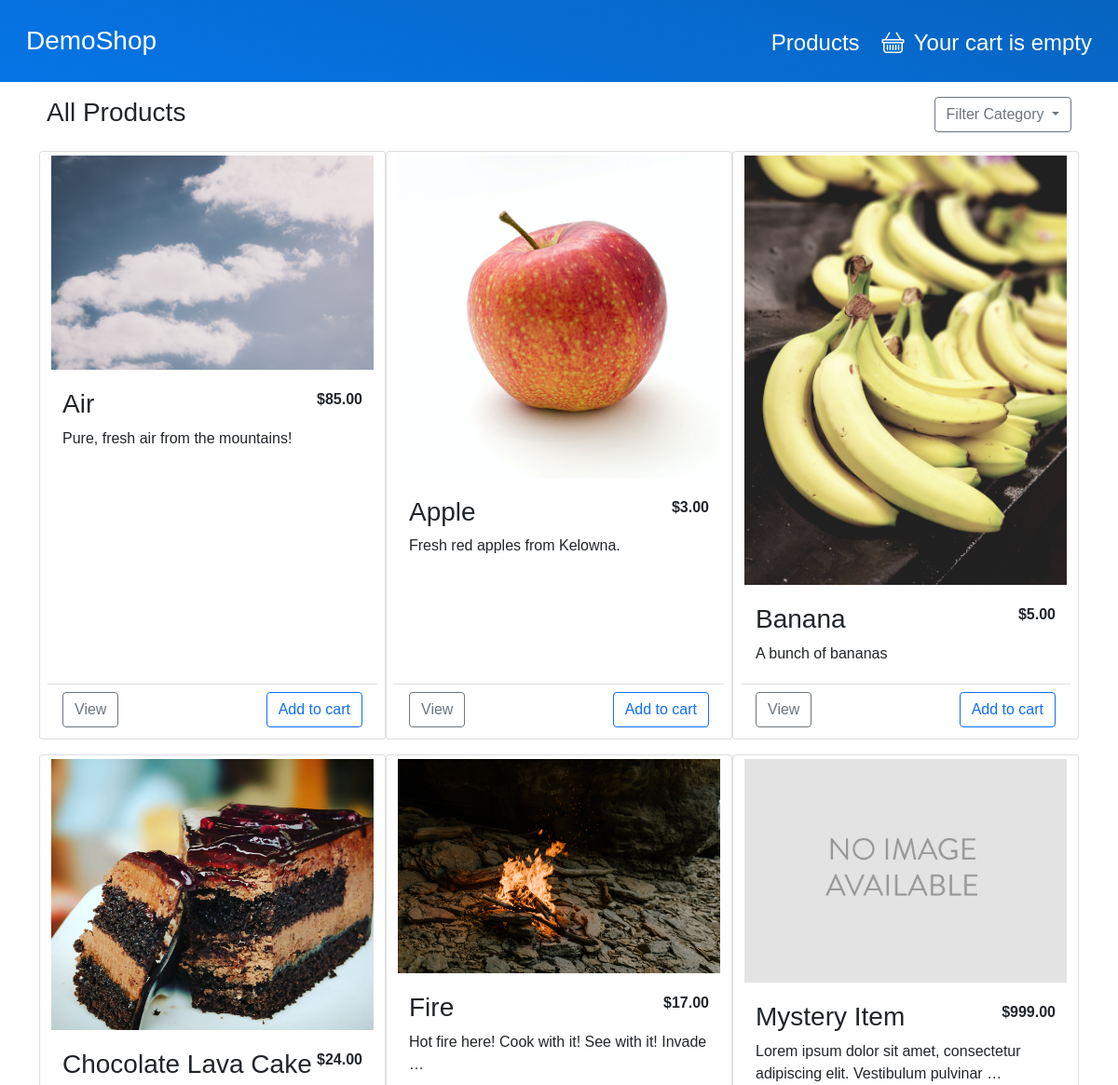
Before: /products/ (upper part) with the older database file.
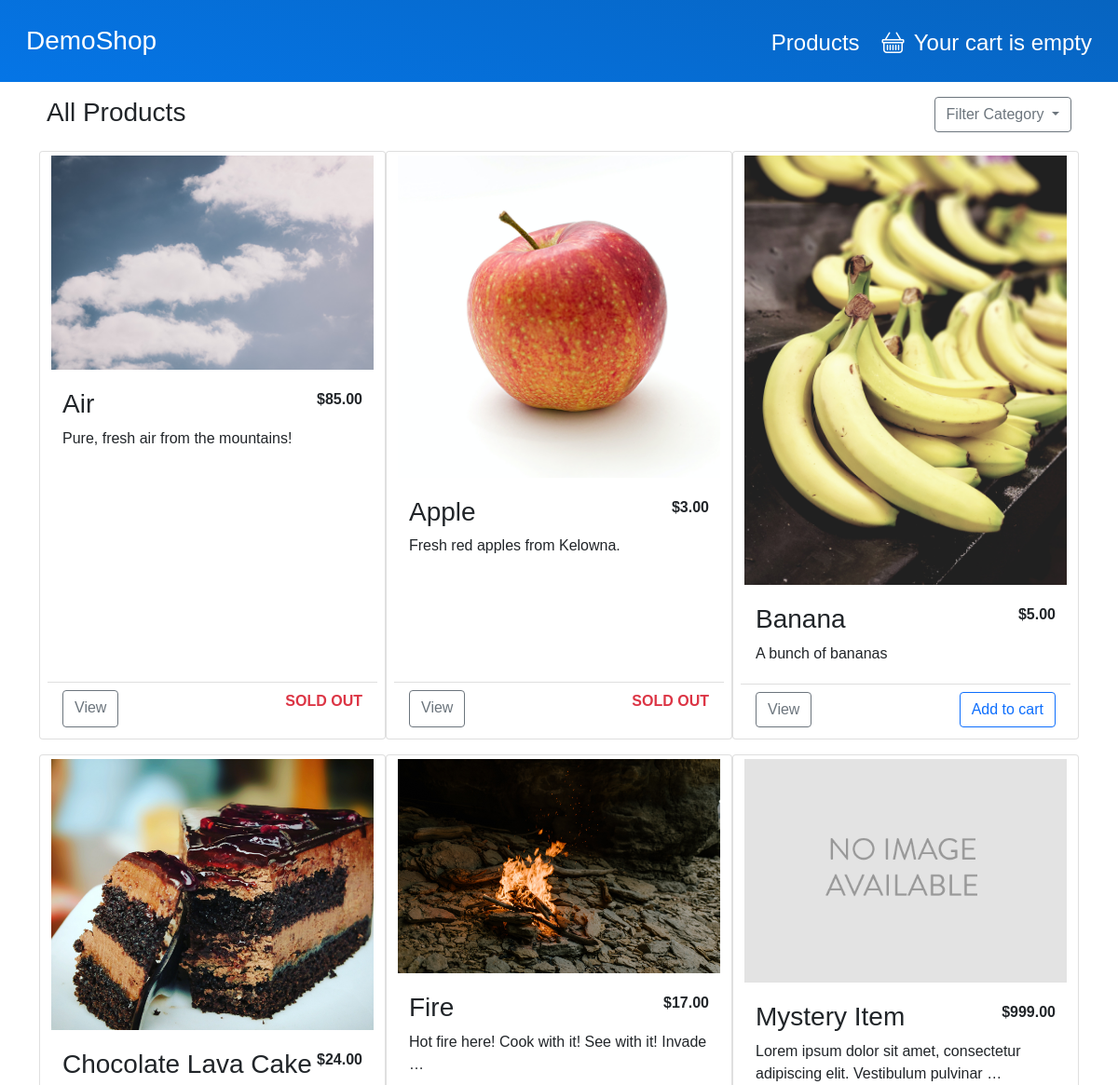
After: the same page with the newer database file.
### shop/models.py (models this page shows, shortened)
class Product(models.Model):
    category = models.ForeignKey(Category,
                                 related_name='products',
                                 on_delete=models.CASCADE)
    name = models.CharField(max_length=200, db_index=True)
    slug = models.SlugField(max_length=200, db_index=True)
    image = models.ImageField(upload_to='products/%Y/%m/%d',
                              default='products/no_image.png')
    description = models.TextField(blank=True)
    price = models.DecimalField(max_digits=10, decimal_places=2)
    available = models.BooleanField(default=True)
    featured = models.BooleanField(default=False)
    created = models.DateTimeField(auto_now_add=True)
    updated = models.DateTimeField(auto_now=True)
    class Meta:
        ordering = ('name',)
        index_together = (('id', 'slug'),)
    def get_absolute_url(self):
        return reverse('shop:product_detail', args=[self.id, self.slug])

### shop/views.py (the view)
# urls.py: path('products/', views.product_list, name='product_list'),
def product_list(request, category_slug=None):
    category = None
    categories = Category.objects.all()
    products = Product.objects.all()
    if category_slug:
        category = get_object_or_404(Category, slug=category_slug)
        products = products.filter(category=category)
    context = {
        'category': category,
        'categories': categories,
        'products': products,
    }
    return render(request, 'shop/product/list.html', context)

### cart/cart.py (called while the page is built)
    def __len__(self):
        return sum(item['quantity'] for item in self.cart.values())

### cart/context_processors.py (called while the page is built)
def cart(request):
    return {
        'cart': Cart(request),
    }

### shop/models.py (called while the page is built)
    def __str__(self):
        return self.name

### shop/templates/shop/product/list.html (shortened to what this page needs)
{% extends 'base.html' %}
{% load  static %}
{% block content %}
    <div class="container">
        <div class="d-flex justify-content-between align-self-start my-3 px-2">
            <h3>
                {% if category %}
                    {{ category }}
                {% else %}
                    All Products
                {% endif %}
            </h3>
            <div class="dropdown">
                <button class="btn btn-outline-secondary dropdown-toggle"
                        type="button"
                        id="dropdownMenuButton1"
                        data-bs-toggle="dropdown"
                        aria-expanded="false">
                    Filter Category
                </button>
            </div>
        </div>
        <div class="row">
            <div class="container min-vh-100" id="featured">
                <div class="row row-cols-1 row-cols-sm-1 row-cols-md-2 row-cols-lg-3 g-3 px-2">
                    {% for product in products %}
                        {% include 'shop/product/product_card.html' %}
                    {% endfor %}
                </div>
            </div>
        </div>
    </div>s
{% endblock %}

### shop/templates/shop/product/product_card.html (shortened to what this page needs)
{% load thumbnail %}
<div class="card shadow-md">
    <div class="text-center">
        <a href="{{ product.get_absolute_url }}">
            {% thumbnail product.image "360x240" crop='center' as im %}
                <img class="img-fluid p-1 rounded" src="{{ im.url }}" width="{{ im.width }}" height="{{ im.height }}">
            {% endthumbnail %}
        </a>
    </div>
    <div class="card-body">
        <div class="d-flex justify-content-between">
            <h3>{{ product.name }}</h3>
            <p><strong>${{ product.price }}</strong></p>
        </div>
        <div class="d-flex">
            <p class="card-text">
                {{ product.description|truncatewords:10 }}
            </p>
        </div>
    </div>
    <div class="card-footer my-1 bg-transparent">
        <div class="d-flex justify-content-between">
            <a href="{{ product.get_absolute_url }}"
               class="btn btn-md btn-outline-secondary">View</a>
            {% if product.available %}
                <form action="{% url "cart:cart_add" product.id %}" method="POST">
                    <input class="btn btn-md btn-outline-primary" type="submit"
                           value="Add to cart">
                </form>
            {% else %}
                <p class="text-danger"><strong>SOLD OUT</strong></p>
            {% endif %}
        </div>
    </div>
</div>

Changed rows visible on the page:
changed Product "Air": value "Add to cart" → (not shown); now shows "SOLD OUT"
changed Product "Apple": value "Add to cart" → (not shown); now shows "SOLD OUT"
